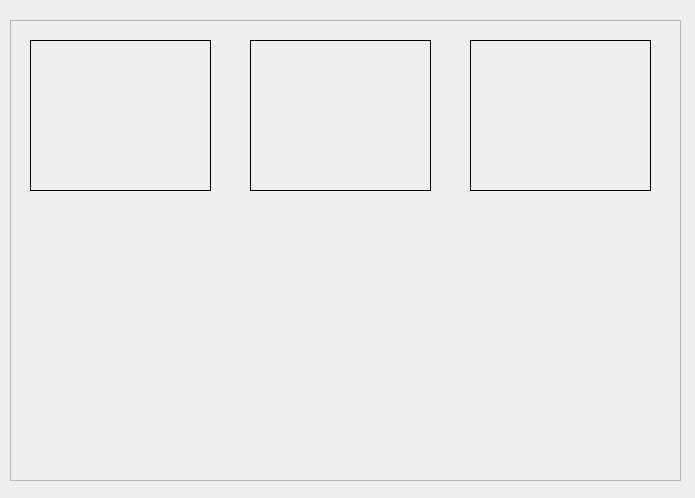
<?xml version="1.0" encoding="UTF-8"?>
<ui version="4.0">
 <class>Resultat</class>
 <widget class="QWidget" name="Resultat">
  <property name="geometry">
   <rect>
    <x>0</x>
    <y>0</y>
    <width>695</width>
    <height>498</height>
   </rect>
  </property>
  <property name="windowTitle">
   <string>Resultat</string>
  </property>
  <property name="styleSheet">
   <string notr="true">background-image: url(:/img/deducModif.png);</string>
  </property>
  <widget class="QFrame" name="frame">
   <property name="geometry">
    <rect>
     <x>10</x>
     <y>20</y>
     <width>671</width>
     <height>461</height>
    </rect>
   </property>
   <property name="frameShape">
    <enum>QFrame::StyledPanel</enum>
   </property>
   <property name="frameShadow">
    <enum>QFrame::Raised</enum>
   </property>
   <widget class="QLabel" name="labelGif1">
    <property name="geometry">
     <rect>
      <x>20</x>
      <y>20</y>
      <width>181</width>
      <height>151</height>
     </rect>
    </property>
    <property name="frameShape">
     <enum>QFrame::Panel</enum>
    </property>
    <property name="text">
     <string/>
    </property>
    <property name="scaledContents">
     <bool>true</bool>
    </property>
   </widget>
   <widget class="QLabel" name="labelGif2">
    <property name="geometry">
     <rect>
      <x>240</x>
      <y>20</y>
      <width>181</width>
      <height>151</height>
     </rect>
    </property>
    <property name="frameShape">
     <enum>QFrame::Panel</enum>
    </property>
    <property name="text">
     <string/>
    </property>
    <property name="scaledContents">
     <bool>true</bool>
    </property>
   </widget>
   <widget class="QLabel" name="labelGif3">
    <property name="geometry">
     <rect>
      <x>460</x>
      <y>20</y>
      <width>181</width>
      <height>151</height>
     </rect>
    </property>
    <property name="frameShape">
     <enum>QFrame::Panel</enum>
    </property>
    <property name="text">
     <string/>
    </property>
    <property name="scaledContents">
     <bool>true</bool>
    </property>
   </widget>
  </widget>
 </widget>
 <resources/>
 <connections/>
</ui>
